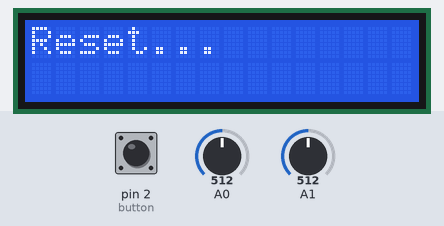
Bench run of a sketch on a simulated Arduino Uno, built with avr-gcc and run on an emulated ATmega328P. Parts: 16×2 character LCD. Inputs (shaded band) come from the test bench; at power-on: pin 2 (button) HIGH, A0 = 512, A1 = 512.

Above: at 1.2 s.
1.3 s: pin 2 (button) pulled LOW for 1 s
At 2.19 s:
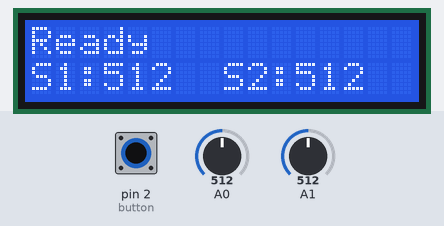
3.8 s: pin 2 (button) pulled LOW for 3.2 s
Timing chart, 0 to 6.8 s (numbered marks = the images above; inputs shaded):
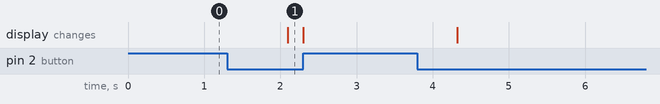

Measured:
- after the input at 1.3 s, the display: changes after 0.80 s (image 1)

The sketch:

ECE411_Chronograh_Final.ino
```cpp
/**************************************************************************************
   Practicum project - Ballistic Chronograph
   ECE 411
   Fall 2019
   Team 5: Sean Schorzman, Jaeyoon Lee, Jianyu Hao, Kelly Makinster

   Description: Displays the speed in fps of an object that passes through a
                set of IR detector sensors. IR sensors are arranged in a PVC
                pipe 8 inches apart with an IR light directily accross from
                each sensor. Upon passing sensor 1, a timer begins and waits
                until either sensor 2 detects an object or a timeout occurs.
                An additional push button input is used to reset IR detector
                light levels in order to adjust detection sensitivity.

 **************************************************************************************/

#include <LiquidCrystal.h> //include the library code

//LCD pins
LiquidCrystal lcd(4, 6, 10, 9, 8, 7);

//Variables
int sensor1_read = A0;      //IR Detector 1 light level reading
int sensor2_read = A1;      //IR Detector 2 light level reading
unsigned long start_sensor; //Used to clock the time after sensor 1 is tripped
unsigned long stop_sensor;  //Used to clock the time after sensor 2 is tripped
float calculated;           //Used in the ballistic velocity calculation
long sensor_delay_counter;  //Used to display the current sensor light levels
int sensor1_threshhold;     //threshold to trip sensor 1
int sensor2_threshhold;     //threshold to trip sensor 2
int period = 3000;          //delay for 3 seconds
unsigned long time_now = 0; //used to store current time

//Functions
void lcd_sensor_values();   //displays sensor readings on line 2
void calculate_velocity(unsigned long start_sensor, unsigned long stop_sensor);

//this finction is used to set up the inputs and outputs used on the chronograph
void setup()
{
  lcd.begin(16, 2);  // set up the LCD's number of columns and rows
  Serial.begin(9600);
  pinMode(A0, INPUT);
  pinMode(A1, INPUT);
  pinMode(2, INPUT);
}

//this loop takes care of all sensor reads, timers and button presses.
void loop()
{
  lcd.clear();
  lcd.print("Ready");

  //****************************************
  //recalibrate sensors
  sensor1_read = analogRead(A0);
  sensor2_read = analogRead(A1);
  sensor1_threshhold = sensor1_read / 2.0;
  sensor2_threshhold = sensor2_read / 2.0;
  //****************************************

  lcd_sensor_values();                  //displays current sensor values
  sensor_delay_counter = 0;

  //wait for sensor 1 to be tripped or button press
  while ( (analogRead(A0) > sensor1_threshhold) && digitalRead(2) == LOW )
  {
    ++sensor_delay_counter;
    if (sensor_delay_counter == 5000)   //short delay before displaying sensor values
    {
      lcd_sensor_values();              //displays current sensor values
    }
  }

  if (digitalRead(2) == LOW)            //button wasn't pressed
  {
    time_now = millis();                //get current time for timeout delay
    lcd.clear();
    lcd.print("Started...");
    start_sensor = micros();  //get start time for when sensor 1 was tripped

    //remain in loop until sensor 2 is tripped, button is pressed or timeout has occured
    while ( ( analogRead(A1) > sensor2_threshhold ) && (millis() < time_now + period) && digitalRead(2) == LOW )
    {
      //empty loop
    }

    //if sensor 2 was tripped
    if (analogRead(A1) < sensor2_threshhold)
    {
      stop_sensor = micros();
      calculate_velocity(start_sensor, stop_sensor);
    }
    //if button was pressed
    else if (digitalRead(2) == HIGH)
    {
      lcd.clear();
      lcd.print("Reset...");
      delay(2500);
    }

    //timeout occured
    else
    {
      lcd.clear();
      lcd.print("Error");
      delay(1000);
    }

  }

  //button was pressed
  else
  {
    lcd.clear();
    lcd.print("Reset...");
    delay(1000);
  }
}


//this function is used to print out the current detector sensor light level on line 2
void lcd_sensor_values()
{
  lcd.clear();
  lcd.print("Ready");
  lcd.setCursor(0, 1);
  lcd.print("S1:");
  lcd.setCursor(3, 1);
  lcd.print(analogRead(A0));  // Print a message to the LCD.
  lcd.setCursor(8, 1);
  lcd.print("S2:");
  lcd.setCursor(11, 1);
  lcd.print(analogRead(A1));  // Print a message to the LCD.
  sensor_delay_counter = 0;
}

void calculate_velocity(unsigned long start_sensor, unsigned long stop_sensor)
{
  lcd.clear();
  calculated = (5.000 / 12.000) / ((stop_sensor - start_sensor) / 1000000.000);
  lcd.print(calculated);
  lcd.setCursor(5, 0);
  lcd.print("FPS");
  delay(2500);
}
```
